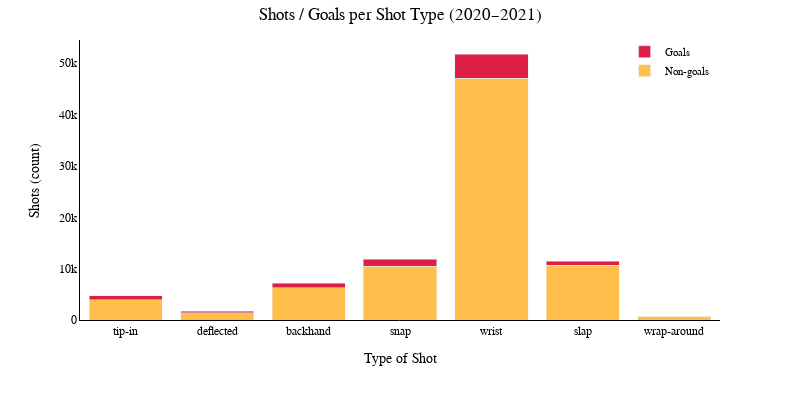

Notebook code cell kept with this figure:
### Code cell
order = ratios.sort_values(ascending=False).index
ratios_sorted = ratios.loc[order]
sums_shots_sorted = sums_shots.loc[order]

ratios_prop = ratios_sorted / 100.0

goals_counts = (ratios_prop * sums_shots_sorted).astype(float)
non_goals_counts = (sums_shots_sorted - goals_counts).clip(lower=0).astype(float)

fig = go.Figure()


fig.add_trace(go.Bar(
    x=sums_shots_sorted.index.astype(str),
    y=non_goals_counts.values,
    name="Non-goals",
    marker_color="orange",
    opacity=0.7
))
fig.add_trace(go.Bar(
    x=sums_shots_sorted.index.astype(str),
    y=goals_counts.values,
    name="Goals",
    marker_color="crimson",
    opacity=0.95
))


family_titles = "Times New Roman"
fig.update_layout(
    plot_bgcolor="white",
    paper_bgcolor="white",
    title=dict(
        text="Shots / Goals per Shot Type (2020–2021)",
        font=dict(size=17, family=family_titles, color="black"),
        x=0.5,
        pad=dict(t=1)
    ),
    xaxis=dict(
        title=dict(text="Type of Shot", font=dict(size=14, family=family_titles, color="black")),
        tickfont=dict(size=12, family=family_titles, color="black"),
        showgrid=False, zeroline=False, showline=True, linecolor="black", linewidth=1
    ),
    yaxis=dict(
        title=dict(text="Shots (count)", font=dict(size=14, family=family_titles, color="black")),
        tickfont=dict(size=12, family=family_titles, color="black"),
        showgrid=False, zeroline=False, showline=True, linecolor="black", linewidth=1
    ),
    legend=dict(
        x=0.99, y=1.01, xanchor="right", yanchor="top",
        font=dict(size=11, family=family_titles, color="black"),
        bgcolor="rgba(255,255,255,0.5)"
    ),
    barmode="stack",         
    margin=dict(t=40),
    width=800, height=400
)

#fig.write_image(OUT_PATH_VIS + "Shot_Types_2020_2021.svg")
#fig.write_image(OUT_PATH_VIS + "Shot_Types_2020_2021.png", scale=5)
fig.show()

### Figure 1 — Plotly figure (JSON) as saved in the notebook; plotly's stock layout.template omitted (floating-point values rounded to 4 significant figures)
{"data": [{"marker": {"color": "orange"}, "name": "Non-goals", "opacity": 0.7, "type": "bar", "x": ["tip-in", "deflected", "backhand", "snap", "wrist", "slap", "wrap-around"], "y": [3952.0, 1455.0, 6259.0, 10500.0, 47100.0, 10650.0, 733.0]}, {"marker": {"color": "crimson"}, "name": "Goals", "opacity": 0.95, "type": "bar", "x": ["tip-in", "deflected", "backhand", "snap", "wrist", "slap", "wrap-around"], "y": [803.8, 284.0, 890.1, 1378.0, 4704.0, 830.1, 42.99]}], "layout": {"barmode": "stack", "height": 400, "legend": {"bgcolor": "rgba(255,255,255,0.5)", "font": {"color": "black", "family": "Times New Roman", "size": 11}, "x": 0.99, "xanchor": "right", "y": 1.01, "yanchor": "top"}, "margin": {"t": 40}, "paper_bgcolor": "white", "plot_bgcolor": "white", "title": {"font": {"color": "black", "family": "Times New Roman", "size": 17}, "pad": {"t": 1}, "text": "Shots / Goals per Shot Type (2020–2021)", "x": 0.5}, "width": 800, "xaxis": {"linecolor": "black", "linewidth": 1, "showgrid": false, "showline": true, "tickfont": {"color": "black", "family": "Times New Roman", "size": 12}, "title": {"font": {"color": "black", "family": "Times New Roman", "size": 14}, "text": "Type of Shot"}, "zeroline": false}, "yaxis": {"linecolor": "black", "linewidth": 1, "showgrid": false, "showline": true, "tickfont": {"color": "black", "family": "Times New Roman", "size": 12}, "title": {"font": {"color": "black", "family": "Times New Roman", "size": 14}, "text": "Shots (count)"}, "zeroline": false}}}
